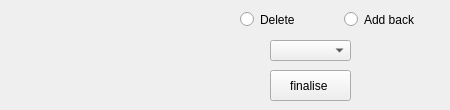
      <widget class="QWidget" name="add_delete_page">
       <widget class="QComboBox" name="add_delete_client">
        <property name="geometry">
         <rect>
          <x>270</x>
          <y>40</y>
          <width>81</width>
          <height>21</height>
         </rect>
        </property>
       </widget>
       <widget class="QWidget" name="horizontalLayoutWidget_4">
        <property name="geometry">
         <rect>
          <x>240</x>
          <y>10</y>
          <width>201</width>
          <height>19</height>
         </rect>
        </property>
        <layout class="QHBoxLayout" name="horizontalLayout_4">
         <item>
          <widget class="QRadioButton" name="delete_client_rb">
           <property name="text">
            <string>Delete</string>
           </property>
          </widget>
         </item>
         <item>
          <widget class="QRadioButton" name="add_client_rb">
           <property name="text">
            <string>Add back</string>
           </property>
          </widget>
         </item>
        </layout>
       </widget>
       <widget class="QPushButton" name="final_add_delete_btn">
        <property name="geometry">
         <rect>
          <x>270</x>
          <y>70</y>
          <width>81</width>
          <height>31</height>
         </rect>
        </property>
        <property name="text">
         <string>finalise </string>
        </property>
       </widget>
      </widget>
